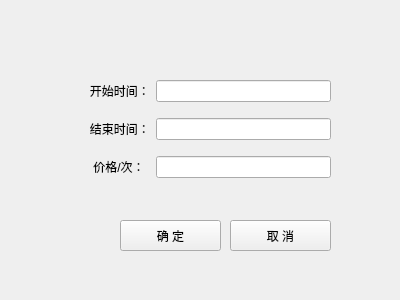
<?xml version="1.0" encoding="UTF-8"?>
<ui version="4.0">
 <class>nightFee</class>
 <widget class="QWidget" name="nightFee">
  <property name="geometry">
   <rect>
    <x>0</x>
    <y>0</y>
    <width>400</width>
    <height>300</height>
   </rect>
  </property>
  <property name="windowTitle">
   <string>Form</string>
  </property>
  <widget class="QWidget" name="gridLayoutWidget">
   <property name="geometry">
    <rect>
     <x>80</x>
     <y>70</y>
     <width>251</width>
     <height>121</height>
    </rect>
   </property>
   <layout class="QGridLayout" name="gridLayout">
    <item row="2" column="0">
     <widget class="QLabel" name="label_6">
      <property name="text">
       <string>   开始时间：</string>
      </property>
     </widget>
    </item>
    <item row="3" column="0">
     <widget class="QLabel" name="label_2">
      <property name="text">
       <string>   结束时间：</string>
      </property>
     </widget>
    </item>
    <item row="2" column="1">
     <widget class="QLineEdit" name="lineEdit_2"/>
    </item>
    <item row="4" column="1">
     <widget class="QLineEdit" name="lineEdit_3"/>
    </item>
    <item row="4" column="0">
     <widget class="QLabel" name="label">
      <property name="text">
       <string>    价格/次：</string>
      </property>
     </widget>
    </item>
    <item row="3" column="1">
     <widget class="QLineEdit" name="lineEdit"/>
    </item>
   </layout>
  </widget>
  <widget class="QPushButton" name="pushButton">
   <property name="geometry">
    <rect>
     <x>120</x>
     <y>220</y>
     <width>101</width>
     <height>31</height>
    </rect>
   </property>
   <property name="text">
    <string>确 定</string>
   </property>
  </widget>
  <widget class="QPushButton" name="pushButton_2">
   <property name="geometry">
    <rect>
     <x>230</x>
     <y>220</y>
     <width>101</width>
     <height>31</height>
    </rect>
   </property>
   <property name="text">
    <string>取 消</string>
   </property>
  </widget>
 </widget>
 <resources/>
 <connections/>
</ui>
